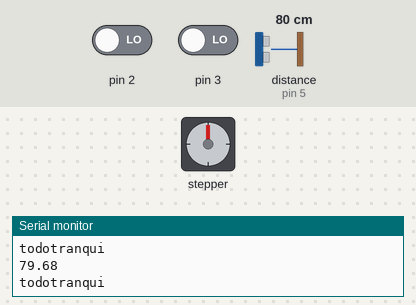
Bench run of a sketch on a simulated Arduino Uno, built with avr-gcc and run on an emulated ATmega328P. Parts: stepper motor, the last lines printed to the serial monitor. Wiring (inferred from the names in the program): ultrasonic range finder: trigger pin 4; echo pin 5. Inputs (shaded band) come from the test bench; at power-on: pin 2 LOW, pin 3 LOW, distance to the obstacle (sensor on pin 5) 80 cm. The echo pulse lasts 58.3 µs per cm; stepper angles assume 2048 steps per turn.

Above: at 1.2 s.
1.3 s: pin 2 driven HIGH
At 1.77 s:
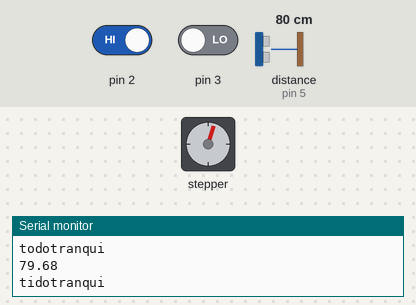
At 2.37 s:
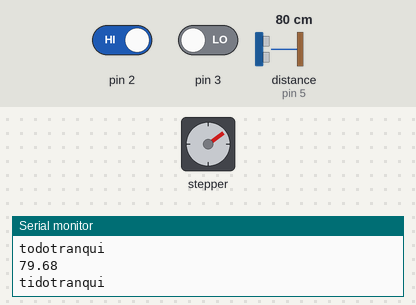
4.3 s: pin 3 driven HIGH
At 4.48 s:
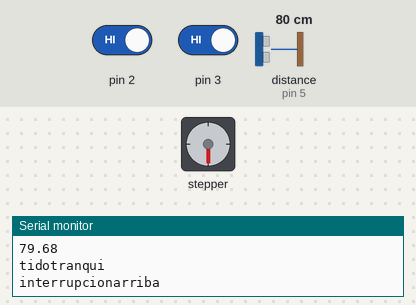
7.3 s: pin 2 driven LOW
Timing chart, 0 to 14.9 s (numbered marks = the images above; inputs shaded):
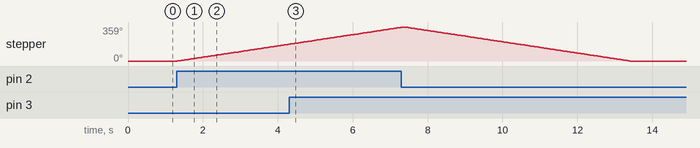

Measured:
- after the input at 1.3 s, stepper: keeps turning clockwise at about 60°/s, starting at once

The sketch:

practica3_3.ino
```cpp
#include <Stepper.h>
#define Trig 4
#define echo 5

int piso_1 = 0;
int piso_2 = 0;
const int rotacionc = 2048;

const float velocidad = 0.0343;
float time;
float distancia;

Stepper myStepper = Stepper(rotacionc, 8, 10, 9, 11);

void setup() {
  pinMode(Trig,OUTPUT);
  pinMode(echo,INPUT);
  myStepper.setSpeed(10);
  Serial.begin(9600);
  attachInterrupt(digitalPinToInterrupt(2),piso1,HIGH);
  attachInterrupt(digitalPinToInterrupt(3),piso2,CHANGE);
}

void loop() {
medida();
Serial.println(distancia);


Serial.println("todotranqui");
//distancia = 2
//distancia = 15

if(piso_1 == 1){
myStepper.step(2048);
piso_1 = piso_1-piso_1;
}

if(piso_2 == 1){
myStepper.step(-2048);
piso_2 = piso_2-piso_2;
}

}

void piso1(){
piso_1 = 1;
Serial.println("interrupcionabajo");
}

void piso2(){
piso_2 = 1;
Serial.println("interrupcionarriba");
}

void medida(){
digitalWrite(Trig, HIGH);
delay(1);
digitalWrite(Trig, LOW);
time = pulseIn(echo, HIGH);
distancia = (time)*velocidad/2;
}
```
